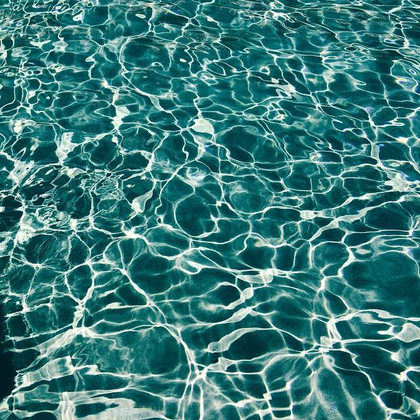
%> input picture Procesamiento de imagenes/GUIA 6/Guia6/textura/textura4.png, 420 x 420 px, shrunk from 640 x 640 before the run
$ octave Untitled4.m   (GNU Octave 9; MATLAB toolbox functions it lacks are replaced by stand-ins)
%> lines starting %> are read from the running program, lines starting %| are printed output that depends on the picture
clc
clear all
close all
warning off
%%
%http://murphylab.web.cmu.edu/publications/boland/boland_node26.html#eqn:cho_g
%http://www.uio.no/studier/emner/matnat/ifi/INF4300/h08/undervisningsmateriale/glcm.pdf
%http://earlglynn.github.io/RNotes/package/EBImage/Haralick-Textural-Features.html
%%

A=imread('textura4.png'); % carga de la imagen
%> A is the input picture: size 420x420x3 uint8; mean R, G, B 57.7, 123, 122.7
I=uint8(A);
I=rgb2gray(I);
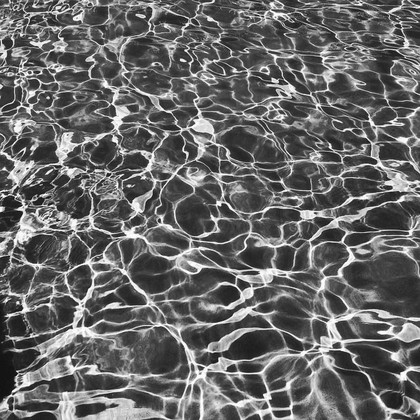
%> I: size 420x420 uint8; min 12, max 255, mean 103.4

% figure,imshow(I),title('Original Image');
[m n]=size(I);%Size of the image
%> m = 420; n = 420
%%
%matrix of CO-Relation
CC1= graycomatrix(I);
%> CC1 = [825 392 70 40 19 11 0 0; 379 44981 7718 1075 551 271 103 6; 25 8187 31070 5450 1687 721 379 92; 15 918 5908 7595 3555 1385 663 279; 14 421 1748 3924 5663 3020 1093 546; 1 180 725 1398 3341 5335 2480 854; 0 52 335 641 1173 2654 4985 2098; 0 2 63 210 447 923 2234 5050]
NormalCC=sum(sum(CC1));
%> NormalCC = 175980
CC = CC1./NormalCC;
%> CC = [0.00469 0.00223 0.000398 0.000227 0.000108 6.25e-05 0 0; 0.00215 0.256 0.0439 0.00611 0.00313 0.00154 0.000585 3.41e-05; 0.000142 0.0465 0.177 0.031 0.00959 0.0041 0.00215 0.000523; 8.52e-05 0.00522 0.0336 0.0432 0.0202 0.00787 0.00377 0.00159; 7.96e-05 0.00239 0.00993 0.0223 0.0322 0.0172 0.00621 0.0031; 5.68e-06 0.00102 0.00412 0.00794 0.019 0.0303 0.0141 0.00485; 0 0.000295 0.0019 0.00364 0.00667 0.0151 0.0283 0.0119; 0 1.14e-05 0.000358 0.00119 0.00254 0.00524 0.0127 0.0287]
DD=CC;
%> DD has the same summary as CC
[m1 n1]=size(CC);
%> m1 = 8; n1 = 8
sizecoOcMat = size(CC);
%> sizecoOcMat = [8 8]
[col,row] = meshgrid(1:sizecoOcMat(1),1:sizecoOcMat(2));
%%
%Vector of Haralik
Haralick=zeros(14,1);


hi=zeros(1,2^8);
for i=1:m
    for j=1:n
        k=I(i,j);
              hi(k+1)=hi(k+1)+1;
           end;
      end;
%> after the loop, hi = 256 values, max 2656 at index 63, min 0 at index 1, mean 689.1
F=hi./(m*n);% funcion de probabilidad
%> F = 256 values, max 0.0151 at index 63, min 0 at index 1, mean 0.00391
F1=sum(F);
%> F1 = 1
